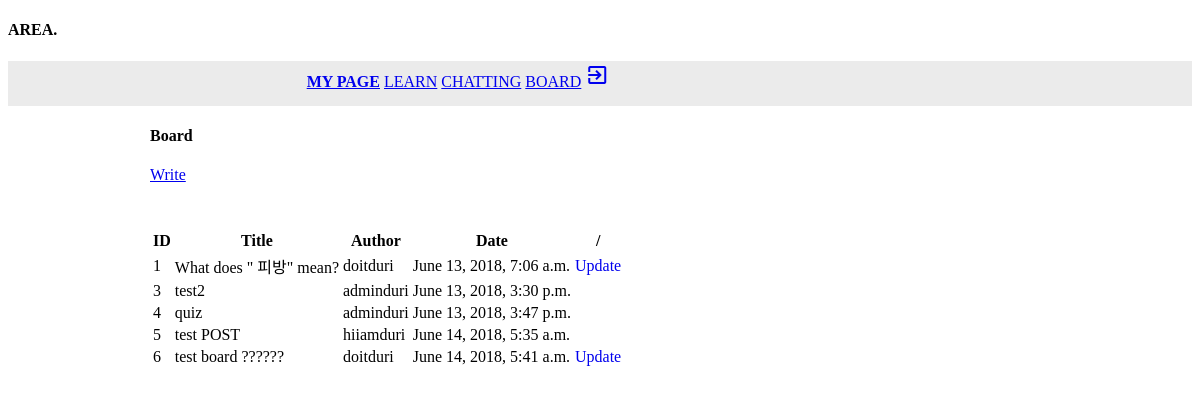
The page /board/ (signed in) on the database its author committed.
### board/models.py (models this page shows)
class Board(models.Model):
    title = models.CharField(max_length=50)
    content = models.TextField()
    date = models.DateTimeField(default=timezone.now)
    user_id = models.ForeignKey(User, on_delete = models.CASCADE)

### board/views.py (the view)
# urls.py: path('', views.index, name = 'list_board'),
def index(request):
    boards = Board.objects.all()
    return render(request, "board/board_index.html", {'boards' : boards})

### templates/board/board_index.html (shortened to what this page needs)
{% extends "base.html" %}
{% block content %}
  {% load staticfiles %}
        <main class="mdl-layout__content">
            <div class="mdl-grid portfolio-max-width">
             <div class="mdl-card mdl-cell mdl-cell--12-col ">
              <div class="mdl-card__supporting-text">
                <h4>Board</h4>
                  <a href="{%url 'create_board'%}" class="mdl-button mdl-js-button mdl-button--raised mdl-button--accent">Write</a>
                  <table style="margin: 5% 0; "class="mdl-data-table mdl-js-data-table mdl-cell--12-col">
                      <thead>
                        <tr>
                          <th  class="mdl-data-table__cell--non-numeric">ID</th>
                          <th>Title</th>
                          <th>Author</th>
                          <th>Date</th>
                          <th>/</th>
                        </tr>
                      </thead>
                      <tbody>
                      {% for b in boards%}
                       <tr style="cursor:pointer;" onClick="location.href='{% url 'show_board' b.id %}'" >
                        <td class="mdl-data-table__cell--non-numeric"> {{ b.id }} </td>
                        <td > {{ b.title }}</td>
                        <td> {{ b.user_id }}</td>
                        <td> {{ b.date }}</td>
                        <td>{% if b.user_id == request.user %}
                             <a style="text-decoration: none;"class="mdl-button--accent" href ="{%url 'update_board' b.id %}" >Update  </a>
                            {% endif %}
                        </td>
                        </a></tr>
                      {%endfor%}
                      </tbody>
                    </table>
            </div>
        </main>
{% endblock content %}

### static/css/mdl.css (style rules this page uses)
.portfolio-max-width { max-width: 900px; margin: auto; }

### rows shown on the page
Board: id "1", title "What does \" 피방\" mean?", user_id "doitduri", date "June 13, 2018, 7:06 a.m.", shows "Update"
Board: id "3", title "test2", user_id "adminduri", date "June 13, 2018, 3:30 p.m."
Board: id "4", title "quiz", user_id "adminduri", date "June 13, 2018, 3:47 p.m."
Board: id "5", title "test POST", user_id "hiiamduri", date "June 14, 2018, 5:35 a.m."
Board: id "6", title "test board ??????", user_id "doitduri", date "June 14, 2018, 5:41 a.m.", shows "Update"
